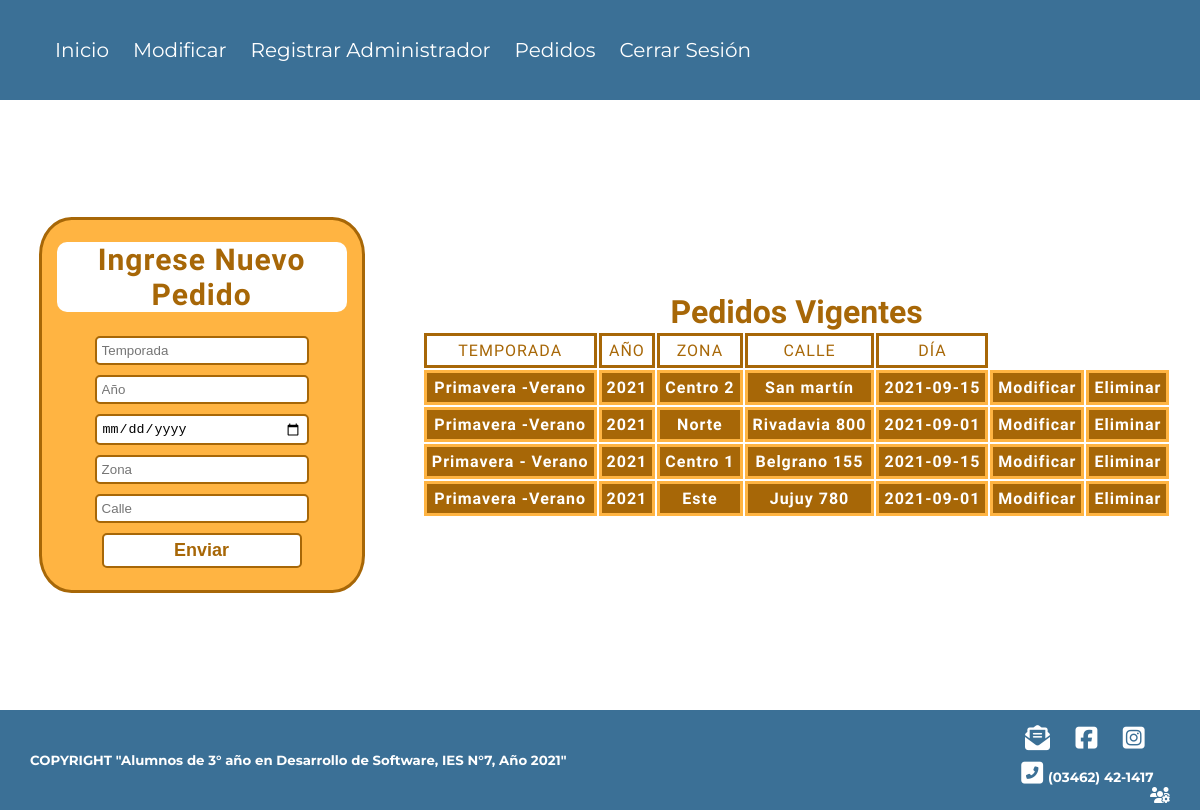
The app's page /semi/lfet.php (signed in) with its own data.
### tables this page shows
CREATE TABLE `lugares` (
  `temporada` varchar(252) NOT NULL,
  `ano` int(252) NOT NULL,
  `zona` varchar(252) NOT NULL,
  `calle` varchar(252) NOT NULL,
  `dia` date NOT NULL,
  `id` int(252) NOT NULL
);

### semi/1a.php (called while the page is built, shortened)
<?php
require 'navbar2.php';
 ?>

### semi/lfet.php (the view, shortened to what this page needs)
<?php
require '1a.php';
?>
<!DOCTYPE html>
<html lang="en" dir="ltr">
  <head>
  <link rel="stylesheet" href="css/pedido_adm.css">
  </head>
  <body>
    <div class="cuerpo_ped_adm">
      <div class="nuevo_pedido">
        <h1>Ingrese Nuevo Pedido</h1>
        <form class="inputs_adm" action="zona.php" method="post">
          <input type="text" name="temporada" placeholder="Temporada" required  />
          <input type="text" name="ano" placeholder="Año" required  />
          <input type="date" name="dia" required  />
          <input type="text" name="zona" placeholder="Zona" required  />
          <input type="text" name="calle" placeholder="Calle" required  />
          <input class="button" type="submit" value="Enviar">
        </form>
      </div>
      <div class="pedidos_vigentes">
        <h1>Pedidos Vigentes</h1>
        <table class="tabla">
          <tr class="primera_fila">
            <td>Temporada</td>
            <td>Año</td>
            <td>Zona</td>
            <td>Calle</td>
            <td>Día</td>
          </tr>
          <?php
            $sql="SELECT * from lugares";
            $result=mysqli_query($conexion,$sql);
            while($mostrar=mysqli_fetch_assoc($result)) { ?>
              <tr class="fila_pedido">
                <td><?php echo $mostrar['temporada'] ?></td>
                <td><?php echo $mostrar['ano'] ?></td>
                <td><?php echo $mostrar['zona'] ?></td>
                <td><?php echo $mostrar['calle'] ?></td>
                <td><?php echo $mostrar['dia'] ?></td>
                <?php echo "<td><a href='modped.php?id=".$mostrar['id']."'>Modificar</a></td>";
                echo "<td><a href='elimped.php?id=".$mostrar['id']."''>Eliminar</a></td>"; ?>
              </tr>
          <?php }?>
        </table>
      </div>
    </div>
    <?php include('pie.php') ?>
  </body>
</html>

### semi/navbar2.php (shortened to what this page needs)
<!DOCTYPE html>
<html lang="en" dir="ltr">
  <head>
    <link rel="stylesheet" href="css/nav_pie.css">
    <link rel="stylesheet" href="css/index.css">
    <link rel="stylesheet" href="css/forms.css">
    <link rel="stylesheet" href="css/pedido.css">
  </head>
  <body>
    <header class="header">
      <nav class="menu">
        <div class="ventanas">
          <a href="lfet.php">Inicio</a>
          <a href="admin.php">Modificar</a>
          <a href="adm.php">Registrar Administrador</a>
          <a href="peda.php">Pedidos</a>
          <a href="serse.php">Cerrar Sesión</a>
        </div>
      </nav>
    </header>
  </body>
</html>

### semi/pie.php
<div class="pie_pagina">
    <div class="info">
        <h5>COPYRIGHT "Alumnos de 3° año en Desarrollo de Software, IES N°7, Año 2021"</h5>
    </div>
    <div class="contacto">
        <div class="redes">
            <a href="mailto:intendencia@venadotuerto.gob.ar"><i class="fas fa-envelope-open-text icon"></i></a>
            <a href="https://www.facebook.com/VenadoTuertoGobierno" target="_blank"><i class="fab fa-facebook-square icon"></i></a>
            <a href="https://www.instagram.com/venadotuertogob/?fbclid=IwAR3Hg19tArGL8IMHJNOVwCtQWZAnQ1AQ00eEJfHRU8h79T997rhPRauMUZM" target="_blank"><i class="fab fa-instagram-square icon"></i></a>
        </div>
        <div class="celular">
            <h6><i class="fas fa-phone-square-alt icon icon_"></i>(03462) 42-1417</h6>
        </div>
        <div class="admin">
            <a href="inia.php"><i class="fas fa-users-cog"></i></a>
        </div>
    </div>
</div>

### semi/css/nav_pie.css (style rules this page uses)
:root { --blanco: rgb(255, 255, 255); --oscuro: #3B7096; --nar-osc: #a76707; --nar-clar: #FFB442; }
* { padding: 0px; margin: 0px; text-decoration: none; }
body { background: var(--blanco); font-family: 'Source Sans Pro', sans-serif; }
.icon { color: var(--blanco); margin-right: 5px; font-size: 25px; }
.header { background: var(--oscuro); padding: 10px 30px; height: 10vh; display: flex; align-items: center; }
.header a { color: var(--blanco); font-family: 'Montserrat', sans-serif; font-size: 20px; margin: 0px 10px; transition: 300ms; }
.menu { width: 100%; display: flex; padding: 15px; }
.ventanas { flex: 5 1 auto; }
.pie_pagina { background: var(--oscuro); padding: 10px 30px; display: flex; align-items: center; height: 10vh; }
.pie_pagina h5, .pie_pagina h6 { color: var(--blanco); font-family: 'Montserrat', sans-serif; transition: 300ms; }
.info { display: flex; align-items: center; flex: 4 1 auto; }
.contacto { display: flex; align-items: center; flex-direction: column; flex: 0.3 1 auto; }
.redes { margin: 10px 0; width: 100%; display: flex; justify-content: space-evenly; }
.celular { text-align: center; width: 100%; font-size: 20px; }
.admin { width: 100%; display: flex; justify-content: flex-end; }
.admin i { color: var(--blanco); }

### semi/css/forms.css (style rules this page uses)
.button { padding: 5px; border: 2px solid var(--nar-osc); border-radius: 10px; background: var(--blanco); color: var(--nar-osc); font-size: 18px; font-weight: 600; transition: 150ms; }

### semi/css/pedido_adm.css (style rules this page uses)
.cuerpo_ped_adm { padding: 5px; height: auto; min-height: 75vh; display: flex; justify-content: space-around; align-items: center; }
.nuevo_pedido { width: 300px; height: 350px; margin: 10px; padding: 10px; background: var(--nar-clar); border-radius: 10%; border: 3px solid var(--nar-osc); text-align: center; display: flex; flex-flow: column; justify-content: space-around; }
.nuevo_pedido h1 { color: var(--nar-osc); font-size: 30px; margin: 5px; letter-spacing: 1px; background: var(--blanco); border-radius: 10px; }
.inputs_adm { display: flex; flex-flow: column; align-items: center; }
.inputs_adm input { width: 200px; margin: 5px 0; padding: 5px; border-radius: 5px; border: 2px solid var(--nar-osc); }
.pedidos_vigentes { text-align: center; }
.pedidos_vigentes h1 { color: var(--nar-osc); }
.primera_fila td, .fila_pedido td { padding: 5px; letter-spacing: 1px; }
.primera_fila td { text-transform: uppercase; border: 3px solid var(--nar-osc); background: var(--blanco); color: var(--nar-osc); }
.fila_pedido td { border: 3px solid var(--nar-clar); background: var(--nar-osc); color: var(--blanco); font-weight: 600; }
.fila_pedido a { color: var(--blanco); }

### records on screen
lugares: temporada "Primavera -Verano", ano "2021", zona "Centro 2", calle "San martín", dia "2021-09-15"
lugares: temporada "Primavera -Verano", ano "2021", zona "Norte", calle "Rivadavia 800", dia "2021-09-01"
lugares: temporada "Primavera - Verano", ano "2021", zona "Centro 1", calle "Belgrano 155", dia "2021-09-15"
lugares: temporada "Primavera -Verano", ano "2021", zona "Este", calle "Jujuy 780", dia "2021-09-01"
